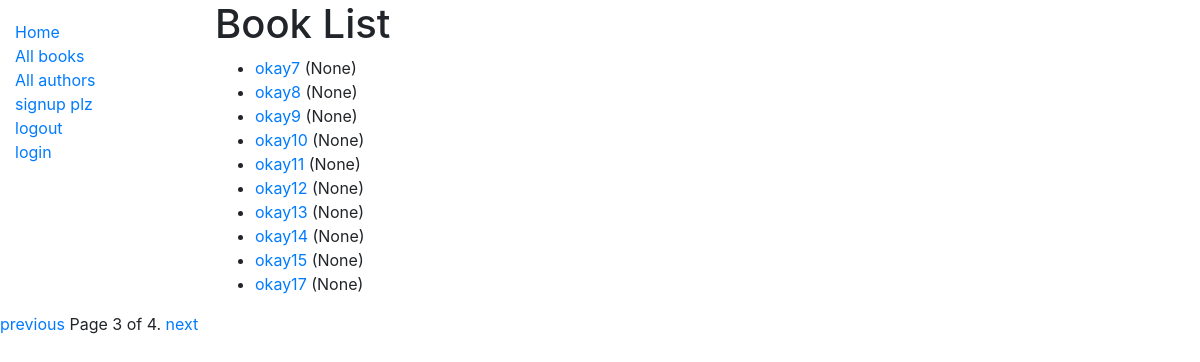
Page /app1/books/?page=3 on the committed database.
### app1/models.py (models this page shows, shortened)
class Book(models.Model):
	title = models.CharField(max_length=200)
	author = models.ForeignKey('Author', on_delete = models.SET_NULL, null = True)
	summary = models.TextField(max_length=1000,help_text = 'description of the book')
	isbn = models.CharField('ISBN',max_length=13,help_text= '13 Character <a href="https://www.isbn-international.org/content/what-isbn">ISBN number</a>')
	genre = models.ManyToManyField(Genre,help_text = 'select genre for this book')
	lang = models.ForeignKey('Language',on_delete = models.SET_NULL, null = True)
	def get_absolute_url(self):
		return reverse('app1:book-detail', args=[str(self.id)])
	def display_genre(self):
		return ', '.join(genre.name for genre in self.genre.all()[:3])
	display_genre.short_description = 'Genre'

### app1/views.py (the view)
# urls.py: path('books/', views.BookListView.as_view(), name='books'),
class BookListView(generic.ListView):
    model = Book
    paginate_by = 10
    context_object_name = 'book_list'   # your own name for the list as a template variable
    queryset = Book.objects.all()
    template_name = 'app1/book_list.html'  # Specify your own template name/location

### app1/templates/app1/book_list.html
{% extends "app1/base_generic.html" %}
{% block content %}
  <h1>Book List</h1>
  {% if book_list %}
  <ul>
    {% for book in book_list %}
      <li>
        <a href="{{ book.get_absolute_url }}">{{ book.title }}</a> ({{book.author}})
      </li>
    {% endfor %}
  </ul>
  {% else %}
    <p>There are no books in the library.</p>
  {% endif %}
{% endblock %}

### rows in the picture
Book: title "okay7", author "None"
Book: title "okay8", author "None"
Book: title "okay9", author "None"
Book: title "okay10", author "None"
Book: title "okay11", author "None"
Book: title "okay12", author "None"
Book: title "okay13", author "None"
Book: title "okay14", author "None"
Book: title "okay15", author "None"
Book: title "okay17", author "None"

### other values in the picture
{{ page_obj.number }} "3"
{{ page_obj.paginator.num_pages }} "4"
